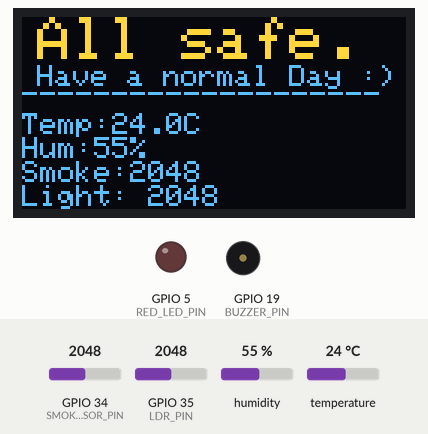
Recording of a program running on a simulated ESP32. Parts: 128×64 one-colour display, output pins drawn as LEDs (lit = HIGH), buzzer (waves = sounding, pin HIGH). Inputs (shaded band) come from the test bench; at power-on: humidity 55 %, GPIO 35 (LDR_PIN) = 2048, GPIO 34 (SMOKE_SENSOR_PIN) = 2048, temperature 24 °C. The OLED is the two-colour kind (top 16 rows yellow); WiFi joins after 1.5 s; servers stay silent unless stated; what the program prints to the serial monitor is not drawn.

Above: at 10.0 s.
10.1 s: humidity set to 41 %
At 11.5 s:
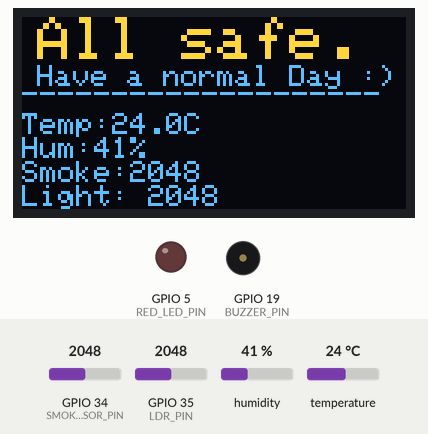
12.4 s: humidity set to 38 %
At 13.4 s:
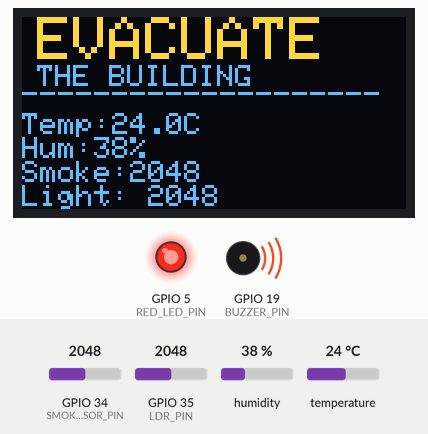
15.0 s: GPIO 35 (LDR_PIN) set to 3040
At 15.88 s:
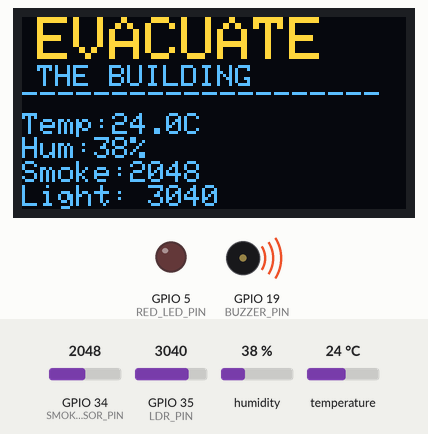
16.5 s: GPIO 34 (SMOKE_SENSOR_PIN) set to 1871
At 17.8 s:
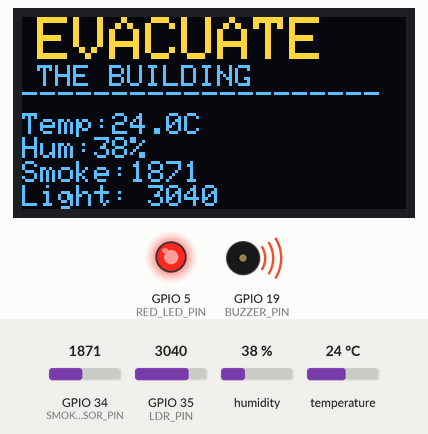
18.2 s: GPIO 34 (SMOKE_SENSOR_PIN) set to 1767
At 19.0 s:
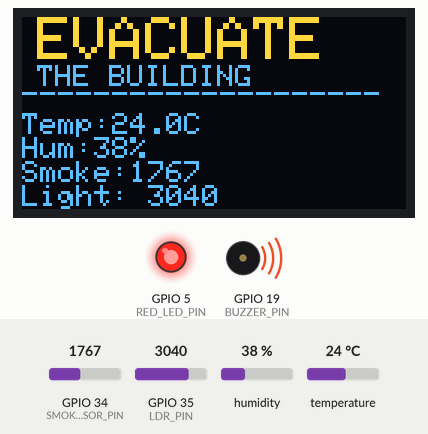
19.7 s: humidity set to 40 %
At 21.9 s:
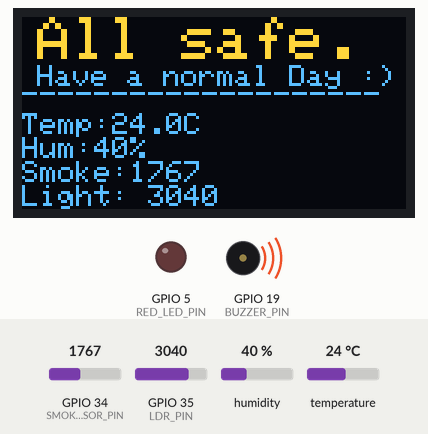
Timing chart, 0 to 24.6 s (numbered marks = the images above; inputs shaded):
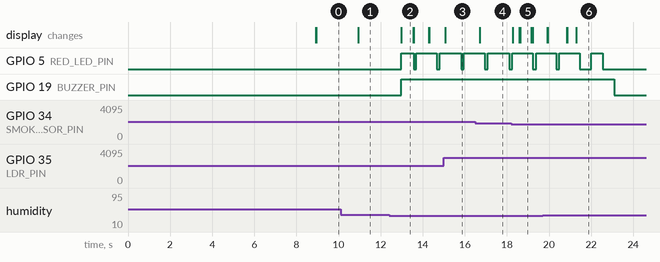

Measured:
- the behaviour switches between 40 and 39 % on humidity (found by bisection; images 1 and 2)
- after the input at 10.1 s, the display: changes after 0.84 s (image 1)
- after the input at 12.4 s, GPIO 5 (RED_LED_PIN): goes HIGH 0.60 s, LOW 0.13 s, HIGH 0.97 s, LOW 0.13 s, then HIGH, starting after 0.57 s; GPIO 19 (BUZZER_PIN): LOW → HIGH after 0.57 s; the display: changes after 0.57 s (image 2)
- after the input at 15.0 s, the display: changes after 0.07 s (image 3)
- after the input at 16.5 s, the display: changes after 0.20 s (image 4)
- after the input at 18.2 s, the display: changes after 0.08 s (image 5)
- after the input at 19.7 s, GPIO 19 (BUZZER_PIN): goes on until 23.1 s, then stays LOW; the display: first differs from a run without the input after 1.6 s (image 6)

The program:

main.cpp
```cpp
#include <Wire.h>
#include <Adafruit_GFX.h>
#include <Adafruit_SSD1306.h>
#include <WiFi.h>
#include <WiFiClient.h>
#include <BlynkSimpleEsp32.h>
#include <DHT.h>

// ==================== GLOBAL VARIABLES ====================

char auth[] = "Eaiiq3nJ0nAMRzsCfq4YZjPVwsxtTQSD";
char ssid[] = "shezuka";
char pass[] = "abcdefgi";

// OLED Display Configuration
#define SCREEN_WIDTH 128
#define SCREEN_HEIGHT 64
#define OLED_RESET -1
#define SCREEN_ADDRESS 0x3C
Adafruit_SSD1306 display(SCREEN_WIDTH, SCREEN_HEIGHT, &Wire, OLED_RESET);

// Pin Definitions
#define SMOKE_SENSOR_PIN 34
#define LDR_PIN 35
#define DHTPIN 4
#define BUZZER_PIN 19
#define RED_LED_PIN 5
#define BUTTON_PIN 18

// Sensor Thresholds (ADJUST THESE!)
#define SMOKE_THRESHOLD 1800 // Smoke level for fire
#define LDR_THRESHOLD 3000   // Light level for fire
#define TEMP_THRESHOLD 25.0  // Temperature for fire (°C)
#define HUM_THRESHOLD 15.0   // Humidity drop for fire (%)

// DHT Sensor
#define DHTTYPE DHT11
DHT dht(DHTPIN, DHTTYPE);

// Sensor Values
int smokeValue = 0;
int ldrValue = 0;
float temperature = 0;
float humidity = 0;

// System States
bool isFireDetected = false;
bool isAlarmActive = false;
unsigned long lastBlinkTime = 0;
bool ledState = false;

// Normal humidity reference
float normalHumidity = 60.0;

// ==================== PROTOTYPE OF FUNCTIONS ====================
void ReadSmokeSensor();
void ReadLDR();
void ReadDHT();
void NormalDisplay();
void AlertDisplay();
void LEDBlinking();
void BuzzerON();
void BuzzerOFF();
void ResetAlarm();
void Connections();
void continuousChecking();
void BlynkPassing();

// ==================== SENSOR READING FUNCTIONS ====================
void ReadSmokeSensor()
{
  smokeValue = analogRead(SMOKE_SENSOR_PIN);

  if (smokeValue > SMOKE_THRESHOLD)
  {
    Serial.print("High smoke detected: ");
    Serial.println(smokeValue);
    ReadDHT(); // Check temperature and humidity
  }
  else
  {
    BlynkPassing();
    NormalDisplay();
  }
}

void BlynkPassing()
{
  // Update Blynk if connected
  if (Blynk.connected())
  {
    Blynk.virtualWrite(V0, temperature);
    Blynk.virtualWrite(V1, humidity);
    Blynk.virtualWrite(V2, smokeValue);
    Blynk.virtualWrite(V3, ldrValue);
    Blynk.virtualWrite(V4, 0); // LED off
  }
}

void ReadLDR()
{
  ldrValue = analogRead(LDR_PIN);

  if (ldrValue > LDR_THRESHOLD)
  {
    Serial.print("High light detected: ");
    Serial.println(ldrValue);
    ReadDHT(); // Check temperature and humidity
  }
  else
  {
    BlynkPassing();
    NormalDisplay();
  }
}

void ReadDHT()
{
  humidity = dht.readHumidity();
  temperature = dht.readTemperature();

  // Check if readings failed
  if (isnan(humidity) || isnan(temperature))
  {
    Serial.println("Failed to read from DHT sensor!");
    temperature = 25.0;
    humidity = 50.0;
    return;
  }

  Serial.print("Temp: ");
  Serial.print(temperature);
  Serial.print("°C, Hum: ");
  Serial.print(humidity);
  Serial.println("%");

  // Check if both temperature is high AND humidity dropped
  bool tempHigh = temperature > TEMP_THRESHOLD;
  bool humDrop = (normalHumidity - humidity) > HUM_THRESHOLD;

  if (tempHigh || humDrop)
  {
    Serial.println("FIRE DETECTED: High temp + humidity drop!");
    AlertDisplay();
  }
  else
  {
    BlynkPassing();
    NormalDisplay();
  }
}

// ==================== DISPLAY FUNCTIONS ====================
void NormalDisplay()
{
  display.clearDisplay();
  display.setTextSize(2);
  display.setTextColor(SSD1306_WHITE);

  display.setCursor(5, 0);
  display.println("All safe.");
  display.setTextSize(1);
  display.setCursor(5, 16);
  display.println("Have a normal Day :)");

  display.setCursor(0, 22);
  display.println("--------------------");

  display.setCursor(0, 32);
  display.print("Temp:");
  display.print(temperature, 1);
  display.print("C \n");
  display.print("Hum:");
  display.print(humidity, 0);
  display.print("% \n");
  display.print("Smoke:");
  display.print(smokeValue);
  display.print("\n");
  display.print("Light: ");
  display.print(ldrValue);

  display.display();
}

void AlertDisplay()
{
  isFireDetected = true;

  display.clearDisplay();
  display.setTextSize(2);
  display.setTextColor(SSD1306_WHITE);

  display.setCursor(5, 0);
  display.println("EVACUATE");
  display.setTextSize(1);
  display.setCursor(5, 16);
  display.println("THE BUILDING");

  display.setCursor(0, 22);
  display.println("--------------------");

  display.setCursor(0, 32);
  display.print("Temp:");
  display.print(temperature, 1);
  display.print("C \n");
  display.print("Hum:");
  display.print(humidity, 0);
  display.print("% \n");
  display.print("Smoke:");
  display.print(smokeValue);
  display.print("\n");
  display.print("Light: ");
  display.print(ldrValue);

  display.display();

  // Activate alarm
  digitalWrite(BUZZER_PIN, HIGH);
  digitalWrite(RED_LED_PIN, HIGH);

  // Update Blynk
  if (Blynk.connected())
  {
    Blynk.virtualWrite(V4, 255); // LED on
  }

  Serial.println("ALARM ACTIVATED!");
}

// ==================== ALARM CONTROL FUNCTIONS ====================
void LEDBlinking()
{
  if (isAlarmActive && millis() - lastBlinkTime > 500)
  {
    lastBlinkTime = millis();
    ledState = !ledState;
    digitalWrite(RED_LED_PIN, ledState);
  }
}

void BuzzerON()
{
  digitalWrite(BUZZER_PIN, HIGH);
}

void BuzzerOFF()
{
  digitalWrite(BUZZER_PIN, LOW);
}

void ResetAlarm()
{
  isFireDetected = false;
  isAlarmActive = false;
  BuzzerOFF();
  digitalWrite(RED_LED_PIN, LOW);
  NormalDisplay();

  if (Blynk.connected())
  {
    Blynk.virtualWrite(V4, 0); // LED off
  }

  Serial.println("Alarm Reset");
}

// ==================== CONNECTION FUNCTIONS ====================
void Connections()
{
  // Connect to WiFi
  Serial.print("Connecting to WiFi");
  WiFi.begin(ssid, pass);

  int attempts = 0;
  while (WiFi.status() != WL_CONNECTED && attempts < 20)
  {
    delay(500);
    Serial.print(".");
    attempts++;
  }

  if (WiFi.status() == WL_CONNECTED)
  {
    Serial.println("\nWiFi Connected!");
    Serial.print("IP Address: ");
    Serial.println(WiFi.localIP());
  }
  else
  {
    Serial.println("\nWiFi Connection Failed!");
  }

  // Connect to Blynk
  Serial.print("Connecting to Blynk...");
  Blynk.begin(auth, ssid, pass);

  delay(2000); // Wait for connection

  if (Blynk.connected())
  {
    Serial.println("Blynk Connected!");
  }
  else
  {
    Serial.println("Blynk Connection Failed!");
  }
}

// ==================== SETUP FUNCTION ====================
void setup()
{
  Serial.begin(115200);

  // Initialize pins
  pinMode(BUZZER_PIN, OUTPUT);
  pinMode(RED_LED_PIN, OUTPUT);
  pinMode(BUTTON_PIN, INPUT_PULLUP);

  // Turn off buzzer and LED initially
  digitalWrite(BUZZER_PIN, LOW);
  digitalWrite(RED_LED_PIN, LOW);

  // Initialize DHT sensor
  dht.begin();

  // Initialize OLED display
  if (!display.begin(SSD1306_SWITCHCAPVCC, SCREEN_ADDRESS))
  {
    Serial.println("OLED display failed!");
    while (1)
      ; // Stop if OLED fails
  }

  // Show startup screen
  display.clearDisplay();
  display.setTextSize(1);
  display.setTextColor(SSD1306_WHITE);
  display.setCursor(10, 20);
  display.println("IoT Shield-X");
  display.setCursor(5, 35);
  display.println("Fire Alarm System");
  display.display();
  delay(3000);

  // Make connections
  Connections();

  // Get initial humidity reading
  delay(2000);
  normalHumidity = dht.readHumidity();
  if (isnan(normalHumidity))
    normalHumidity = 60.0;

  Serial.println("System Setup Complete!");
  Serial.print("Normal humidity set to: ");
  Serial.print(normalHumidity);
  Serial.println("%");
}

// ==================== CONTINUOUS CHECKING ====================
void continuousChecking()
{
  ReadSmokeSensor();
  ReadLDR();
  ReadDHT();

  // Handle alarm blinking if active
  if (isFireDetected)
  {
    isAlarmActive = true;
    LEDBlinking();
  }
}

// ==================== MAIN LOOP ====================
void loop()
{
  Blynk.run(); // Keep Blynk connection alive

  continuousChecking();

  // Check if alarm should auto-reset (after 10 seconds)
  static unsigned long alarmStartTime = 0;
  if (isAlarmActive)
  {
    if (alarmStartTime == 0)
    {
      alarmStartTime = millis();
    }

    if (millis() - alarmStartTime > 10000)
    { // 10 seconds
      ResetAlarm();
      alarmStartTime = 0;
    }
  }
  else
  {
    alarmStartTime = 0;
  }

  delay(100); // Small delay
}


/*
Libraries

Defination

Global Variables

void ReadSmokeSensor(){
smoke value
if high{
ReadDHT()
}else{
NormalDisplay()}
}

void ReadLDR(){
LDR value
if high{
ReadDHT()
}else{
NormalDisplay()
}
}

void ReadDHT(){
temp value
hum value
if high && high{
AlertDisplay()
}else{
NormalDisplay()
}
}

void NormalDisplay(){
displayOnOLED("All safe. Have a normal Day:)")
}

void AlertDisplay(){
displayOnOLED(Evacuate the building)
LEDBlinking();
BuzzerON();
}

void Connections(){
WiFi.Connect(ssid,pass)
Blynk.Connect(auth, ssid, pass)
}

void Setup(){
all setup including LED, BUZZER, LDR, DHT, etc
displayOnOLED("IoT Shield-X Fire Alarm System")
Connections();
}

void continuousChecking(){
ReadSmokeSensor();
ReadLDR();
ReadDHT();
}

void loop(){
continuousChecking();
}
*/
```
